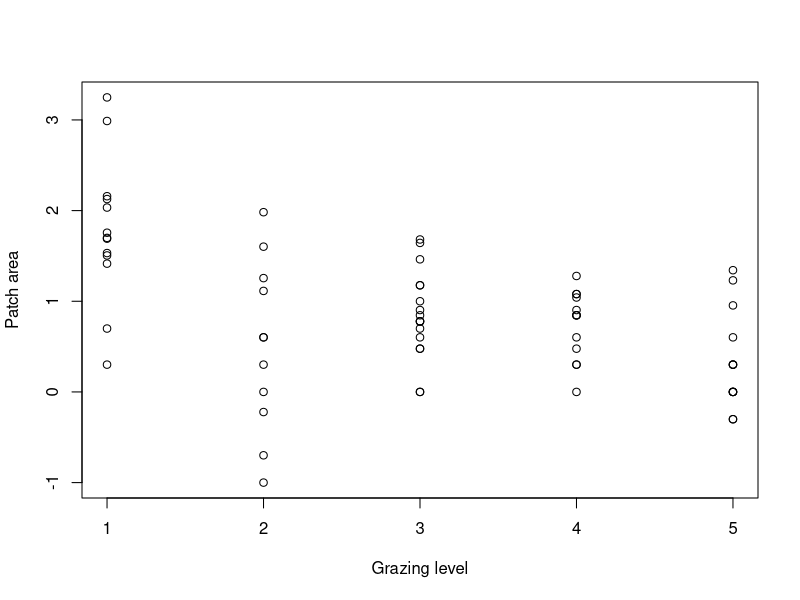
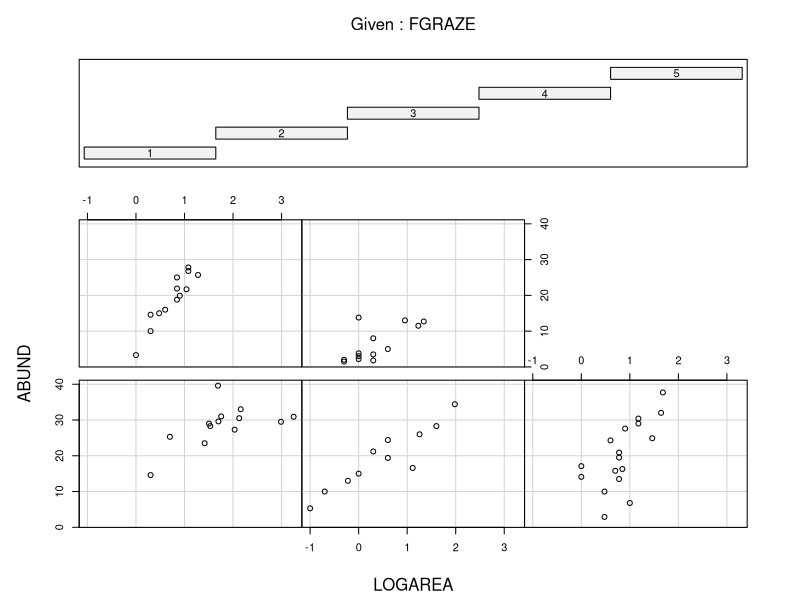
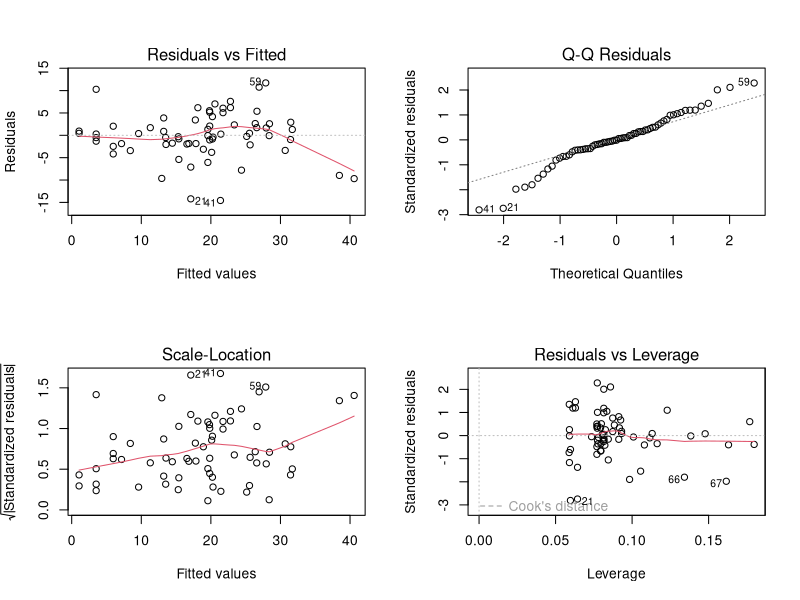
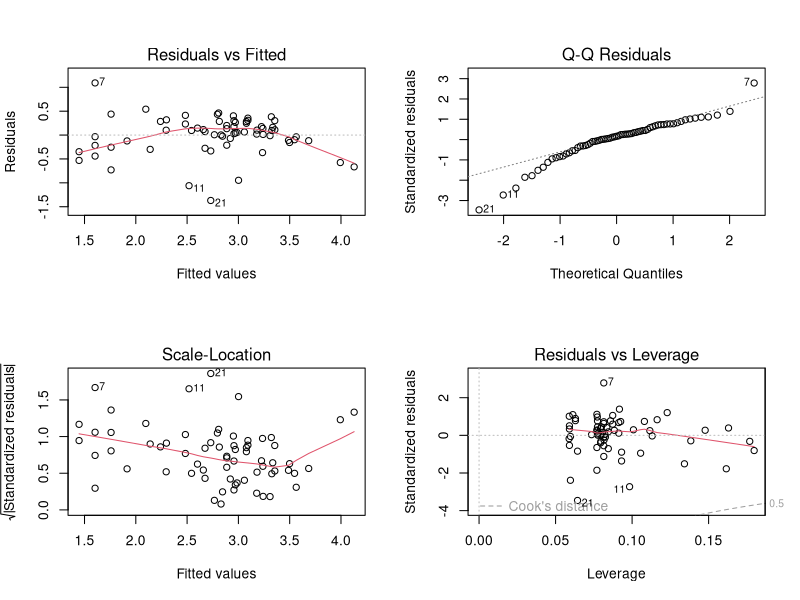
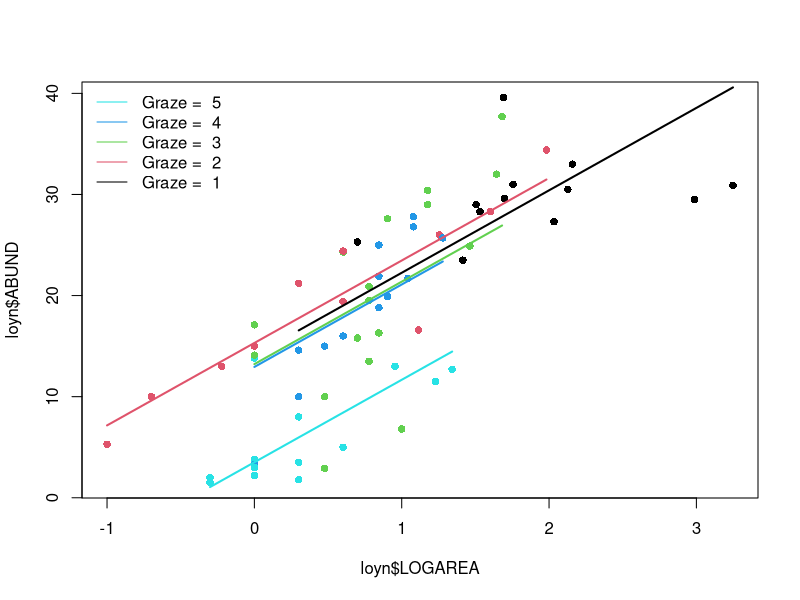
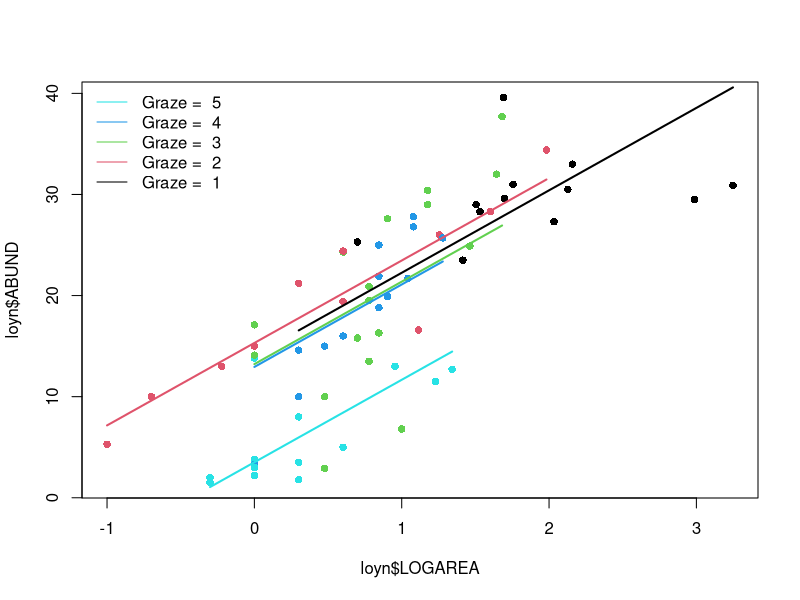
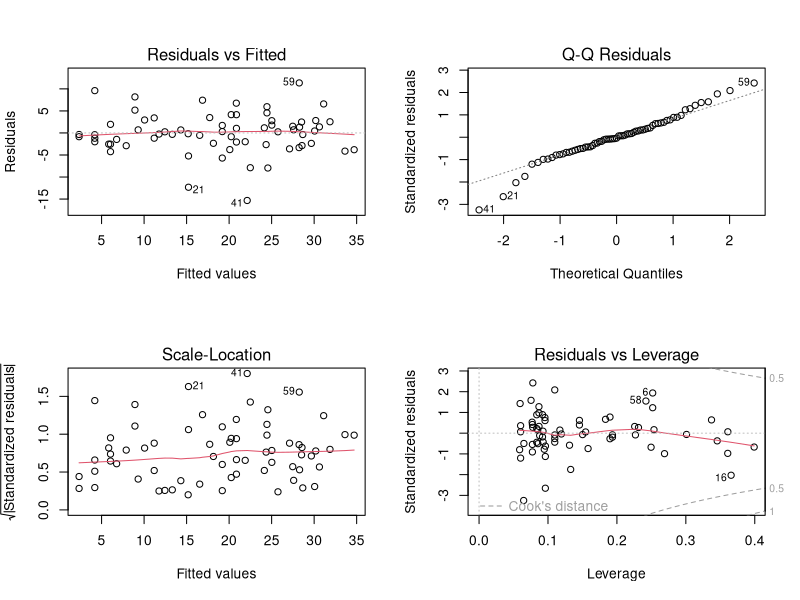
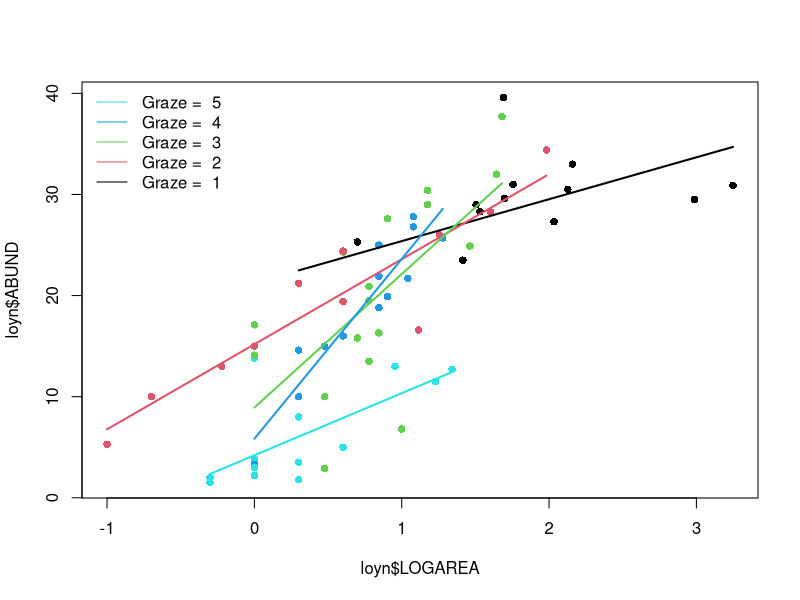

The R script that drew these images, in order:
## ---- chunk 1
knitr::opts_chunk$set(echo=TRUE, message = FALSE, warning = FALSE, eval = FALSE, cache = FALSE)
SOLUTIONS = TRUE
## ---- chunk 2
loyn <- read.table("data/loyn.txt", header = TRUE, stringsAsFactors = TRUE)
str(loyn)
## ---- chunk 3
loyn$LOGAREA <- log10(loyn$AREA)
# create factor GRAZE as it was originally coded as an integer
loyn$FGRAZE <- factor(loyn$GRAZE)
## ---- chunk 4
plot(loyn$LOGAREA ~ loyn$GRAZE, xlab = "Grazing level", ylab = "Patch area")

# There is a good spread of patch areas within each grazing level overall,
# although there is a trend for more grazing the smaller the patch is.
# the lowest level of grazing intensity happens to be predominantly in 
# larger patches (including the two monster patches)

# How would we expect adding grazing level to the LOGAREA model to affect 
# the predictions of the model? Think particularly of the largest two patches
# which were previously overestimated by the model (negative residuals - 
# see the linear model 1 exercise)?
# Since the lowest grazing levels appear to be associated with the highest 
# bird abundances, we could expect a model combining area and grazing level
# to predict an even higher abundance for these patches 
# this would not improve the situation for these patches, at least.
# But let's find out if that's the case!
## ---- chunk 5
coplot(ABUND ~ LOGAREA | FGRAZE, data = loyn)

# There is a lot of variation in there, but:
# The mean abundance seems to decrease as grazing levels increase.
# Most noticeable in the highest grazing level.
# Within a grazing level, abundance seems to increase with the log-patch area.
# It is unclear from this if the slope of the log-area effect is 
# different between grazing levels
## ---- chunk 6
birds.add.1 <- lm(ABUND ~ LOGAREA + FGRAZE, data = loyn)
## ---- chunk 7
anova(birds.add.1)

# null hypothesis 1: There is no effect of LOGAREA on ABUND
# (the coefficient for LOGAREA is zero)
# null hypothesis 2: There is no effect of FGRAZE on ABUND
# (no difference between grazing levels *after* the effect of LOGAREA)

# the p values are all very small therefore reject both null hypotheses.
## ---- chunk 8
summary(birds.add.1)

# Here the intercept (baseline) is *NOT* the mean abundance of birds for
# FGRAZE level 1. It is the predicted `ABUND` for LOGAREA = 0 & FGRAZE level 1.
# the null hypothesis for the intercept is that the intercept = 0.
# As the p value (p < 2e-16) is very small we reject this null hypothesis
# and conclude that the intercept is significantly different from 0.
# Not a biologically relevant hypothesis test, in this context
# (in fact totally arbitrary, as the location of the zero is determined
# by the transformation we chose)

# For LOGAREA, the null hypothesis is that the slope of the relationship
# between LOGAREA and ABUND = 0 (no relationship)

# The remaining estimates are differences (contrasts) between each level
# and the reference level, FGRAZE1. 
# For example the FGRAZE2 estimate is 0.38, so there are 0.38 more birds on
# average in graze level 2 compared to graze level 1, *for a given patch area*.
# This difference is however not significantly different from zero (p = 0.89). 

# The difference between graze level 5 (FGRAZE5) and the reference FGRAZE1 is 
# -11.89 (11.89 fewer birds in graze 5 compared to graze 1),
# for *an identical patch area*.
# This difference is significantly different from 0 (p = 0.00017) and therefore
# the mean abundance of birds in graze level 5 is significantly lower than in
# graze level 1, for the same patch area.

# The Multiple R-square value is as we calculated from the anova table

## ---- chunk 9
# first split the plotting device into 2 rows and 2 columns
par(mfrow = c(2,2))

# now create the residuals plots
plot(birds.add.1)

# To test the normality of residuals assumption we use the Normal Q-Q plot. 
# The central residuals are not too far from the Q-Q line but the extremes
# are too extreme (the tails of the distribution are too long). Some
# observations, both high and low, are poorly explained by the model.

# The plot of the residuals against the fitted values suggests these
# extreme residuals happen for intermediate fitted values.

# Looking at the homogeneity of variance assumption (Residuals vs
# Fitted and Scale-Location plot),
# the graphs are mostly messy, with no clear pattern emerging. There is
# a hint of smaller variance with the lowest fitted values, which is not ideal.
# This could mean that the homogeneity of variance assumption is not met
# (i.e. the variances are not the same). 

# The observations with the highest leverage don't appear to be overly
# influential, according to the Cook's distances in the Residuals vs
# Leverage plot.  

# ABUND being bounded by zero, it wouldn't be too surprising that the variance increases with the mean abundance.
# This is often improved by log-transforming the response
loyn$logABUND<- log(loyn$ABUND + 1) # here the natural log
birds.add.3 <- lm(logABUND ~ LOGAREA + FGRAZE, data = loyn)
par(mfrow = c(2, 2))
plot(birds.add.3)

# Not this time! Lots of extreme negative residuals generated.

# Back to `birds.add.1` the other issue was the extreme residuals.
# This could be due to missing important explanatory variables from the model, either
# new explanatory variables altogether, or interactions: is it okay to assume
# the effect of LOGAREA to be the same for all grazing levels?

## ---- chunk 10
par(mfrow= c(1, 1))
plot(loyn$ABUND ~ loyn$LOGAREA, col = loyn$GRAZE, pch = 16)
# Note: # colour 1 means black in R
# colour 2 means red in R
# colour 3 means green in R
# colour 4 means blue in R
# colour 5 means cyan in R

# FGRAZE1
# create a sequence of increasing Biomass within the observed range
LOGAREA.seq <- seq(from = min(loyn$LOGAREA[loyn$FGRAZE == 1]),
					to = max(loyn$LOGAREA[loyn$FGRAZE == 1]),
					length = 20)
# create data frame for prediction
dat4pred <- data.frame(FGRAZE= "1", LOGAREA = LOGAREA.seq)
# predict for new data
dat4pred$predicted <- predict(birds.add.1, newdata = dat4pred)
# add the predictions to the plot of the data
lines(predicted ~ LOGAREA, data = dat4pred, col = 1, lwd = 2)

# FGRAZE2
LOGAREA.seq <- seq(from = min(loyn$LOGAREA[loyn$FGRAZE == 2]),
					to = max(loyn$LOGAREA[loyn$FGRAZE == 2]),
					length = 20)
dat4pred <- data.frame(FGRAZE = "2", LOGAREA = LOGAREA.seq)
dat4pred$predicted <- predict(birds.add.1, newdata= dat4pred)
lines(predicted ~ LOGAREA, data = dat4pred, col = 2, lwd = 2)

# FGRAZE3
LOGAREA.seq <- seq(from = min(loyn$LOGAREA[loyn$FGRAZE == 3]),
					to = max(loyn$LOGAREA[loyn$FGRAZE == 3]),
					length = 20)
dat4pred <- data.frame(FGRAZE = "3", LOGAREA = LOGAREA.seq)
dat4pred$predicted <- predict(birds.add.1, newdata = dat4pred)
lines(predicted ~ LOGAREA, data = dat4pred, col = 3, lwd = 2)

# FGRAZE4
LOGAREA.seq <- seq(from = min(loyn$LOGAREA[loyn$FGRAZE == 4]),
					to = max(loyn$LOGAREA[loyn$FGRAZE == 4]),
					length = 20)
dat4pred <- data.frame(FGRAZE = "4", LOGAREA = LOGAREA.seq)
dat4pred$predicted <- predict(birds.add.1, newdata= dat4pred)
lines(predicted ~ LOGAREA, data = dat4pred, col = 4, lwd = 2)

# FGRAZE5
LOGAREA.seq <- seq(from = min(loyn$LOGAREA[loyn$FGRAZE == 5]),
					to = max(loyn$LOGAREA[loyn$FGRAZE == 5]),
					length = 20)
dat4pred <- data.frame(FGRAZE = "5", LOGAREA = LOGAREA.seq)
dat4pred$predicted <- predict(birds.add.1, newdata = dat4pred)
lines(predicted ~ LOGAREA, data = dat4pred, col = 5, lwd = 2)

legend("topleft", 
 legend= paste("Graze = ", 5:1), 
 col = c(5:1), bty = "n",
 lty = c(1, 1, 1), 
 lwd = c(1, 1, 1))
## ---- chunk 11
# Okay, that was a long-winded way of doing this.
# If, like me, you prefer more compact code and less risks of errors,
# you can use a loop, to save repeating the sequence 5 times:
par(mfrow = c(1, 1))
plot(loyn$ABUND ~ loyn$LOGAREA, col = loyn$GRAZE, pch = 16)

for(g in levels(loyn$FGRAZE)){# `g` will take the values "1", "2",..., "5" in turn
	LOGAREA.seq <- seq(from = min(loyn$LOGAREA[loyn$FGRAZE == g]),
										to = max(loyn$LOGAREA[loyn$FGRAZE == g]),
														length = 20)
	dat4pred <- data.frame(FGRAZE= g, LOGAREA= LOGAREA.seq)
	dat4pred$predicted <- predict(birds.add.1, newdata= dat4pred)
	lines(predicted ~ LOGAREA, data = dat4pred, col = as.numeric(g), lwd = 2)
}
legend("topleft", 
 legend = paste("Graze = ", 5:1), 
 col = c(5:1), bty = "n",
 lty = c(1, 1, 1), 
 lwd = c(1, 1, 1))
## ---- chunk 12
# There is a significant effect of grazing levels, especially the highest
# level with a negative effect on bird abundance

# There is a significant positive effect of patch area, too.

# The relative importance of patch area and grazing is not clear, as these
# are correlated, with smaller patches also having higher grazing intensity
# on average, and larger patches lower grazing intensity.

# Some observations are poorly predicted (fitted) using the current set
# of explanatory variables.
## ---- chunk 13
birds.inter.1 <- lm(ABUND ~ FGRAZE * LOGAREA , data = loyn)
## ---- chunk 14
anova(birds.inter.1)

# null hypothesis 1: There is no effect of LOGAREA on ABUND
# (the coefficient for LOGAREA is zero)

# null hypothesis 2: There is no effect of FGRAZE on ABUND
# (no difference between grazing levels *after* the effect of LOGAREA)

# null hypothesis 3: There is no effect of an FGRAZE by ABUND interaction
# *after* the effects of LOGAREA and FGRAZE combined).
# A couple of equivalent ways to say this: the effect of LOGAREA doesn't differ
# among FGRAZE levels or: the difference in bird abundance between grazing
# levels is the same for all patch areas.

# As long as there is an interaction in the model, the null hypotheses 1 and 2
# ("main effects") are not relevant to us
# the p value for the interaction is large, therefore we fail to reject the
# null hypothesis: there is no evidence supporting this interaction.
## ---- chunk 15
summary(birds.inter.1)

# Here the intercept (baseline) is the predicted `ABUND` for LOGAREA = 0,
# for FGRAZE level 1.
# the null hypothesis for the intercept is that the intercept = 0
# (not biologically relevant).

# LOGAREA represents the slope for LOGAREA, specific to level FGRAZE = 1.
# The null hypothesis is that the slope of the relationship
# between LOGAREA and ABUND = 0, for level FGRAZE = 1 only. 

# FGRAZE2...5 estimate differences (contrasts) between the *intercept* of
# each level and the *intercept* of the reference level, FGRAZE = 1. 

# FGRAZE2...5:LOGAREA estimate differences (contrasts) between the *slope*
# of LOGAREA for each level and the *slope* of LOGAREA for the reference
# level, FGRAZE = 1. 


# The Multiple R-square value is 0.76, slightly up from the purely additive
# model (but not much, given that we have added a whole 4 parameters to the
# model, i.e. nearly doubled its complexity)

## ---- chunk 16
# first split the plotting device into 2 rows and 2 columns
par(mfrow = c(2,2))

# now create the residuals plots
plot(birds.inter.1)

# Not a great deal of an improvement! Just marginally better in every respect,
# thanks to increasing the fit slightly (by throwing lots of new model
# parameters at the data).
## ---- chunk 17
# NOTE: I'm using the loop version of the plot, here.
# If you don't like it, refer to the long-hand code version at Question 11

par(mfrow = c(1, 1))
plot(loyn$ABUND ~ loyn$LOGAREA, col = loyn$GRAZE, pch = 16)

for(g in levels(loyn$FGRAZE)){# `g` will take the values "1", "2",..., "5" in turn
	LOGAREA.seq <- seq(from = min(loyn$LOGAREA[loyn$FGRAZE == g]),
										to = max(loyn$LOGAREA[loyn$FGRAZE == g]),
														length = 20)
	dat4pred <- data.frame(FGRAZE = g, LOGAREA = LOGAREA.seq)
	dat4pred$predicted <- predict(birds.inter.1, newdata = dat4pred)
	lines(predicted ~ LOGAREA, data = dat4pred, col = as.numeric(g), lwd = 2)
}
legend("topleft", 
 legend = paste("Graze = ", 5:1), 
 col = c(5:1), bty = "n",
 lty = c(1, 1, 1), 
 lwd = c(1, 1, 1))
## ---- chunk 18
# The slopes of the LOGAREA effect across grazing levels are all over the
# place, without any coherent pattern (for instance, they could have been
# increasing or decreasing gradually from low to high grazing intensity)

# The interaction is non-significant, so isn't supported statistically either.

# Time to revert to the simpler, or a different model? Decisions, decisions!

